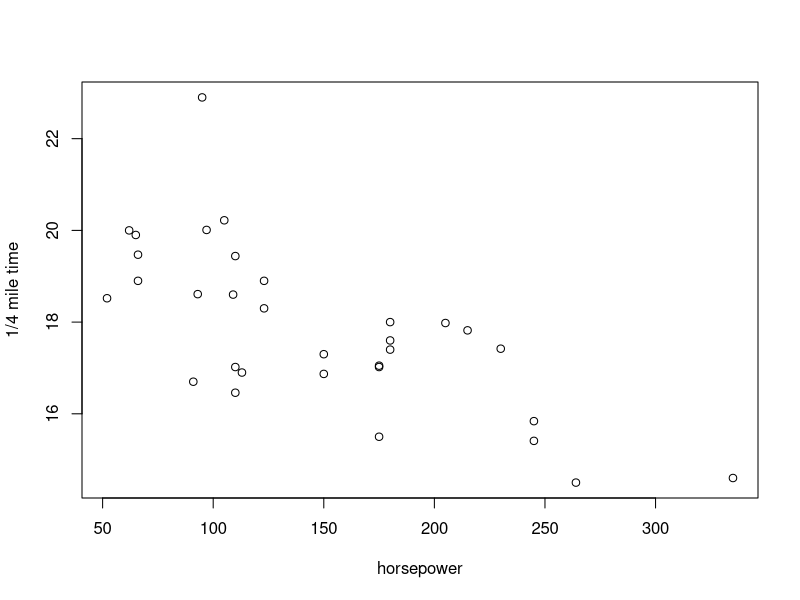
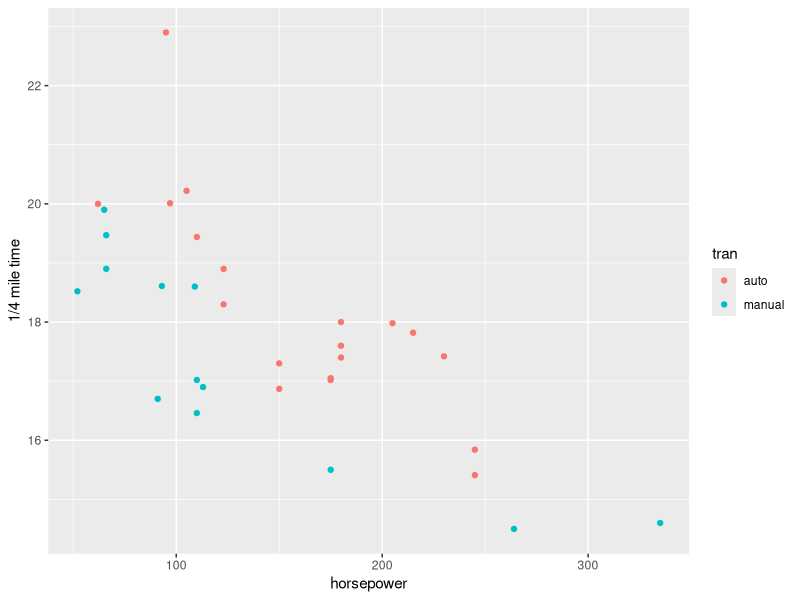
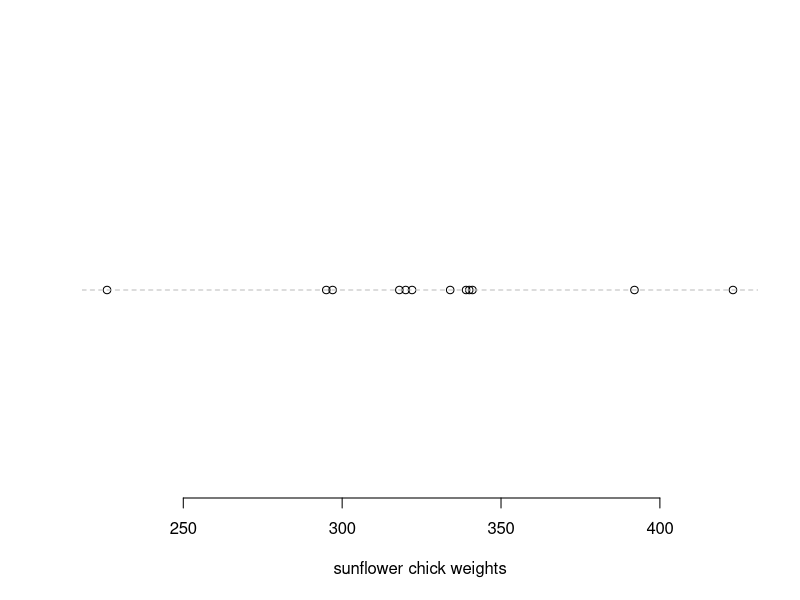
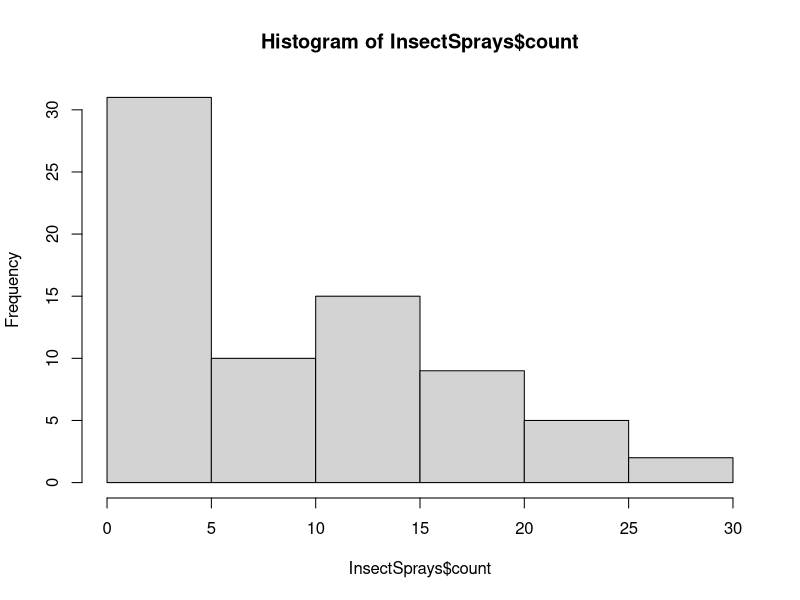
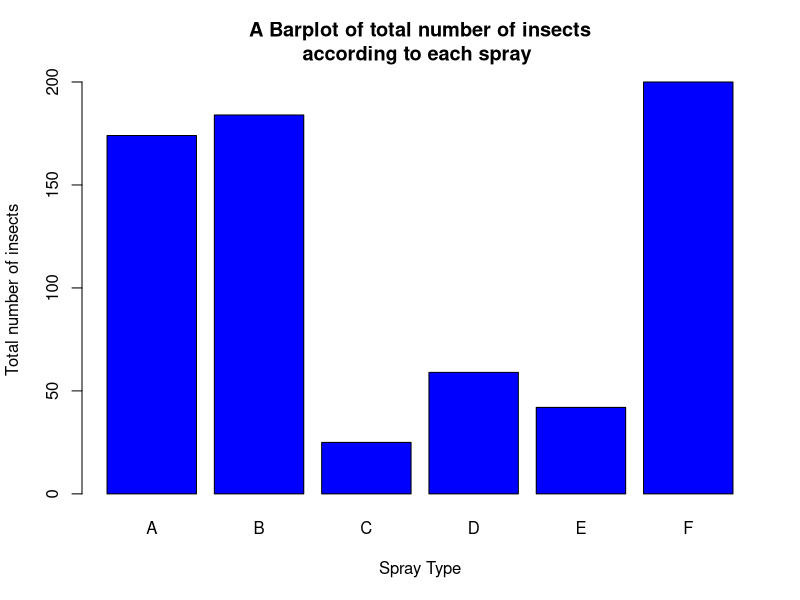
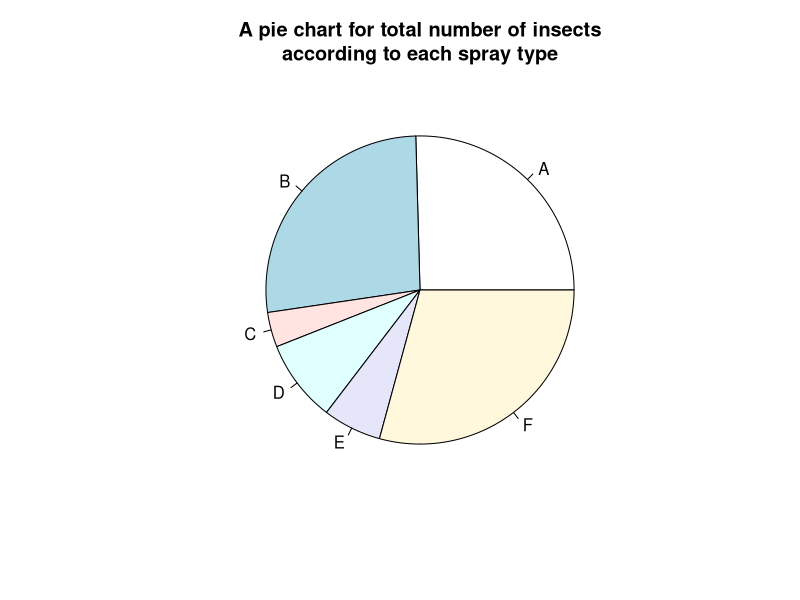
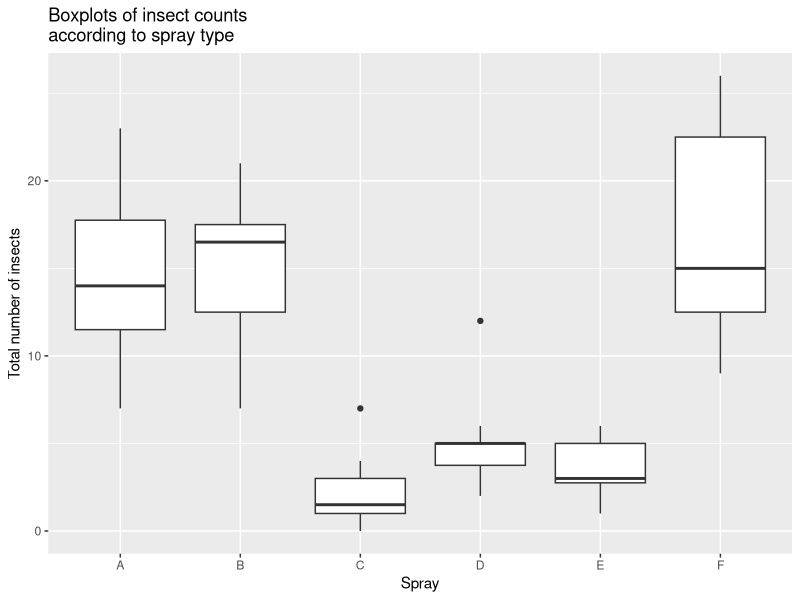
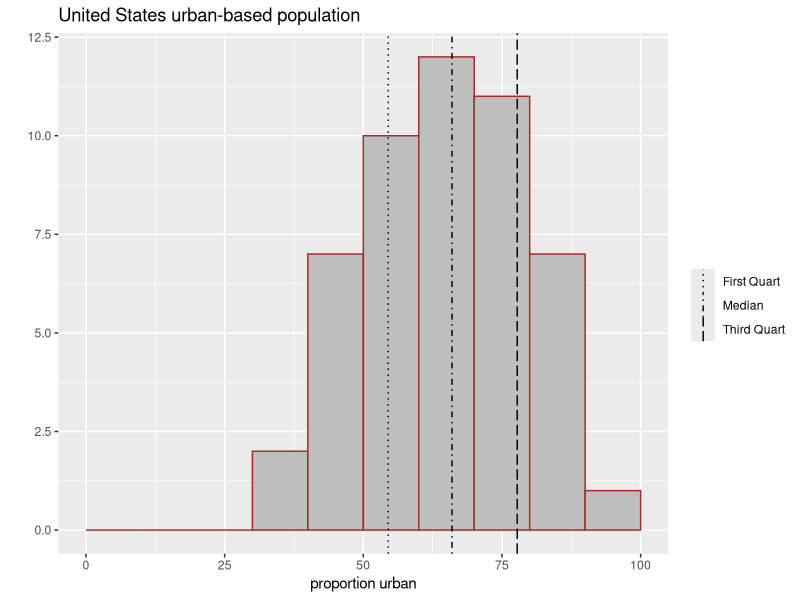

These charts were generated, in order, by the following R code: (Note: this script raises an error after producing the figures.)
## ---- chunk 1

# Exercise 13.1 
# Question a
# i numeric-discrete
# ii categorical-ordinal
# iii numeric-continuous
# iv categorical-ordinal
# v categorical-nominal
# vi numeric-continuous

# Question b
# i Sample statistic. Population parameter here describes the proportion of NZers who own a gaming console.
# ii Sample statistic. Population parameter here describes the average number of blemishes on the hoods of all cars at No Dodgy Carz yard.
# iii Population parameter.
# iv Population parameter.
# v Sample statistic. Population parameter here describes average number of times per day a vending machine is used in a year

## Exercise 13.2
# Question a
data("quakes")
round(mean(quakes$depth>=300),2)
# Question b
mean(quakes$mag[quakes$depth>=300])
median(quakes$mag[quakes$depth>=300])
# Question c
data("chickwts")
for(i in levels(chickwts$feed)){
  cat(i,": ",round(mean(chickwts$weight[chickwts$feed==i]),1)," grams\n",sep="")
}
# Question d 
#The two variables types in InsectSprays are count: numeric-discrete; spray: categorical-nominal
# Question e
data("InsectSprays")
Ctab <- table(InsectSprays$count)
Ctab[Ctab==max(Ctab)]
# Question f
tapply(InsectSprays$count,INDEX=InsectSprays$spray,FUN=sum)
# Question g
for(i in levels(InsectSprays$spray)){
  cat("Spray ",i,"; at least 5 bugs: ",round(mean(InsectSprays$count[InsectSprays$spray==i]>=5)*100,0),"% \n",sep="")
}
# Question h
tapply(InsectSprays$count,INDEX=InsectSprays$spray,FUN=function(x) round(mean(x>=5)*100,0))

## Exercise 13.3 

# Question a
quantile(chickwts$weight,c(0.1,0.3,0.9))
chickvars <- tapply(chickwts$weight,INDEX=chickwts$feed,FUN=var)
chickvars[chickvars==max(chickvars)]
# Question b
# i
IQR(quakes$depth)
# ii
summary(quakes$mag[quakes$depth>=400]) # Magnitudes at <400 have a similar amount of spread as those at >=400 (and an equivalent IQR of 0.5), but are centered at slightly higher values.
# iii
dmin <- min(quakes$depth)
dmax <- max(quakes$depth)
depthcat <- cut(quakes$depth,breaks=seq(dmin,dmax,length=5),include.lowest=TRUE,right=FALSE)
levels(depthcat)
# iv
tapply(quakes$mag,INDEX=depthcat,FUN=mean)
tapply(quakes$mag,INDEX=depthcat,FUN=sd)
# v
tapply(quakes$mag,INDEX=depthcat,FUN=quantile,prob=0.8)

## Exercise 13.4
# Question a
w <- c(55,85,75,42,93,63,58,75,89,67)
h <- c(161,185,174,154,188,178,170,167,181,178)
cor(w,h)
# Question b
# i
data("mtcars")
mtcars
?mtcars
# ii )
plot(mtcars$hp,mtcars$qsec,xlab="horsepower",ylab="1/4 mile time")
cor(mtcars$hp,mtcars$qsec)
# iii
tran <- factor(mtcars$am,labels=c("auto","manual"))
# iv
library(ggplot2)
qplot(mtcars$hp,mtcars$qsec,col=tran,xlab="horsepower",ylab="1/4 mile time")
# v
cor(mtcars$hp[tran=="manual"],mtcars$qsec[tran=="manual"])
cor(mtcars$hp[tran=="auto"],mtcars$qsec[tran=="auto"]) 
# Separated by transmission type, correlations are more extreme than when pooled. Manual cars have a slightly more extreme negative correlation between the two variables than automatic cars.
# Question c
# i
sunchicks <- chickwts$weight[chickwts$feed=="sunflower"]
plot(sunchicks,rep(0,length(sunchicks)),yaxt="n",bty="n",xlab="sunflower chick weights",ylab="")
abline(h=0,col="gray",lty=2)
# ii
sd(sunchicks)
IQR(sunchicks)
# iii
sd(sunchicks[-which(sunchicks==min(sunchicks))])
IQR(sunchicks[-which(sunchicks==min(sunchicks))]) 
# Both measures of spread decrease with the deletion of the lowest weight; though the sd is affected more than the IQR...

## ---- chunk 2


library("GGally")
data("InsectSprays")
# Question a
Hcounts <- hist(InsectSprays$count)
Hcounts
# Question b
Totalinst <- levels(InsectSprays$spray)
Totalinst
Insectcount <- tapply(InsectSprays$count,INDEX=InsectSprays$spray,FUN=sum)
barplot(Insectcount,names.arg=Totalinst,xlab="Spray Type",ylab="Total number of insects",main="A Barplot of total number of insects\naccording to each spray ",col="blue")
#Pie Chart of totals
pie(Insectcount,labels=Totalinst,main="A pie chart for total number of insects\naccording to each spray type")
# Question c
library("ggplot2")
qplot(InsectSprays$spray,InsectSprays$count,geom="boxplot",xlab="Spray",ylab="Total number of insects",main="Boxplots of insect counts\naccording to spray type")
# Question d
data("USArrests")
#using ggplot2 functionality to genarate population historgram
qplot(USArrests[,3],geom="blank",main="United States urban-based population",xlab="proportion urban") + geom_histogram(color="brown",fill="gray",breaks=seq(0,100,10),closed="right") + geom_vline(mapping=aes(xintercept=c(quantile(USArrests[,3],0.25),median(USArrests[,3]),quantile(USArrests[,3],0.75)),linetype=factor(c("First Quart","Median","Third Quart"))),show.legend=TRUE) + scale_linetype_manual(values=3:5) + labs(linetype="")
# Question e
USarrdata <- t(as.matrix(USArrests[,-3]))
barplot(USarrdata,names.arg=state.abb,horiz=T,las=1,legend.text=c("Murder","Rape","Assault"),main="Record of United States arrests per 100000\n for serious crime by state ")
# Question f
#Define new vector urbancat
urbancat <- rep(1,50)
urbancat[USArrests$UrbanPop<=median(USArrests$UrbanPop)] <- 0
urbancat <- factor(urbancat)
urbancat
# Question g
# A new copy of UsArrests with deleted third column
USArrests
NewUSArrests <- USArrests[,-3]
NewUSArrests
NewUSArrests$urbancat <- urbancat
NewUSArrests$urbancat
# Question h
# Creating a scatterplot matrix from NewUSArrests
Hggallymatrix<- ggpairs(NewUSArrests,aes(col=urbancat),axisLabels="internal")
Hggallymatrix
# Question i
data("quakes")
MQ <- quantile(quakes$mag,c(1/3,2/3))
MF <- cut(quakes$mag,breaks=c(min(quakes$mag),MQ[1],MQ[2],max(quakes$mag)),include.lowest=TRUE)
MF
# Question j
Rplot<- plot(quakes[,2],quakes[,1],pch=(1:3)[MF],xlab="Longitude",ylab="Latitude")
Rplot
# Question k
legend("bottomleft",legend=levels(magfac),pch=1:3)

## ---- chunk 3
# Question a
# Pr(Ace)
4/52 
# Pr(4 of spades)
1/52 
# Question b
# Pr(A|B)==Pr(A), These two events are independent
13/52 
# Question c
# Pr(A)
13/52 
# Pr(A|B)  Pr(A|B)!=Pr(A), so the two events are no longer independent
13/51 
# Question d
# Pr(C)
12/52 
# Pr(D)
26/52 
# Pr(C and D) = Pr(C|D)*Pr(D) = (6/26)*(26/52) = 6/52 != 0 therefore C and D are not mutually exclusive
6/52 


## Exercise 15.2 

# Question a
# i This is called Realization of discrete random variable
# ii This is called Discrete random variable
# iii This is called Discrete random variable
# iv This is called Continuous random variable
# v This is called Realization of discrete random variable
# vi This is called Continous random variable
# Question b
S.outcomes <- 1:5
# i
# Pr(S=4)
1-0.1-0.13-0.21-0.15 
S.prob <- c(0.1,0.13,0.21,0.41,0.15)
S.prob
# ii
cumP<- cumsum(S.prob)
cumP
# iii
mu.S <- sum(S.prob*S.outcomes)
mu.S
# iv
SR<- sqrt(sum(S.prob*(S.outcomes-mu.S)^2))
SR
# v
Summ<- sum(S.prob[3:5])
Summ
# vi
BP<- barplot(S.prob,ylim=c(0,0.5),names.arg=S.outcomes,space=0,xlab="s",ylab="Pr(S = s)") # Unimodal, asymmetric -- slight left skew
BP
# Question c
# i
funcw <- function(w){
  w.upper <- w>65 & w<=90
  w.lower <- w>=40 & w<=65
  
  result1 <- rep(0,length(w))
  result1[w.upper] <- (90-w[w.upper])/625
  result1[w.lower] <- (w[w.lower]-40)/625	
  return(result1)
}
# ii
Funcw <- function(w){
  w.upper <- w>65 & w<=90
  w.lower <- w>=40 & w<=65
  
  result2 <- rep(0,length(w))
  result2[w.upper] <- (180*w[w.upper]-w[w.upper]^2-6850)/1250
  result2[w.lower] <- (w[w.lower]^2-80*w[w.lower]+1600)/1250
  result2[w>90] <- 1
  
  return(result2)
}
# iii
funcw(55.2)
Funcw(55.2)
# iv
Res<- 1-Funcw(60)
Res
# v
Res2<- Funcw(76.89)-Funcw(60.3)
Res2
# Question d
# i Bimodal, symmetric
# ii Trimodal, asymmetric -- right skew
# iii Unimodal, symmetric
# iv Unimodal, asymmetric -- right skew

